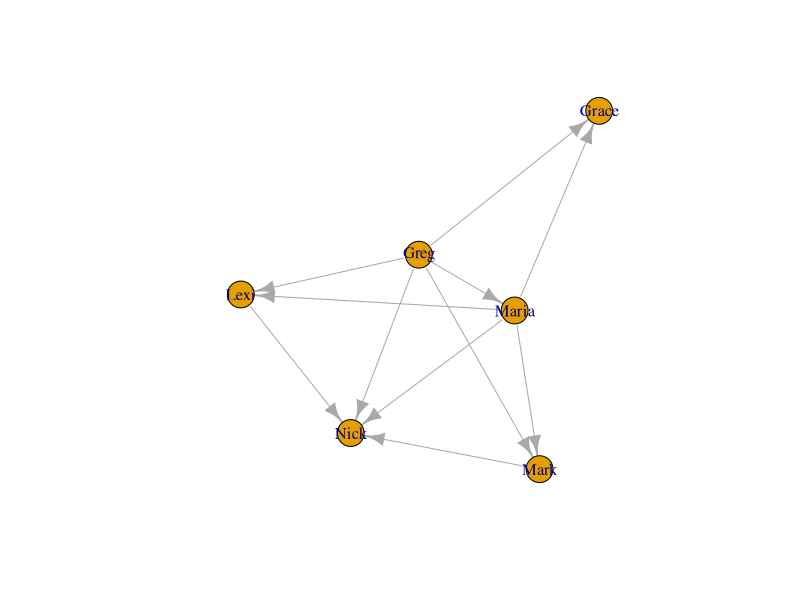
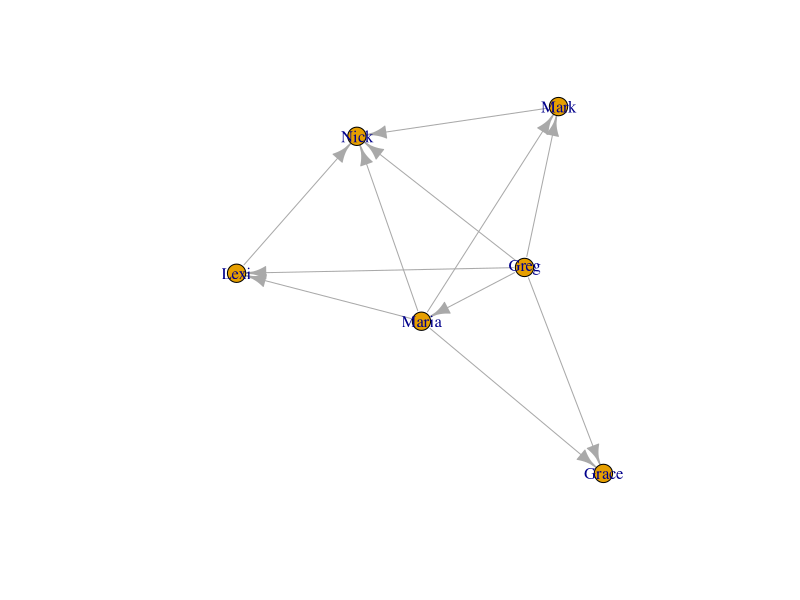
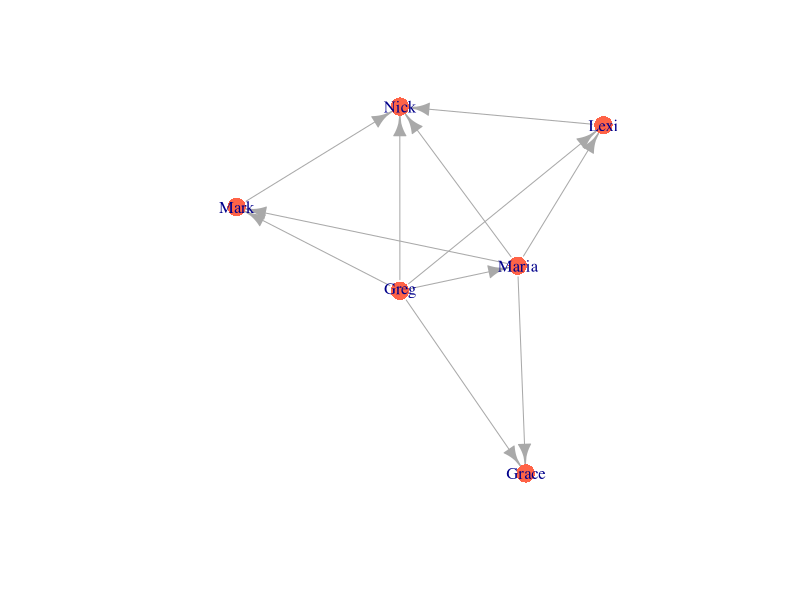
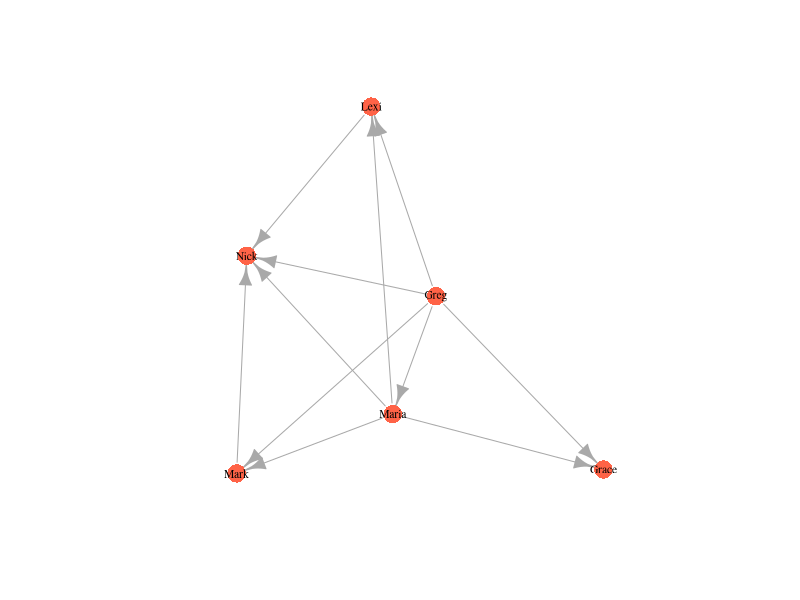
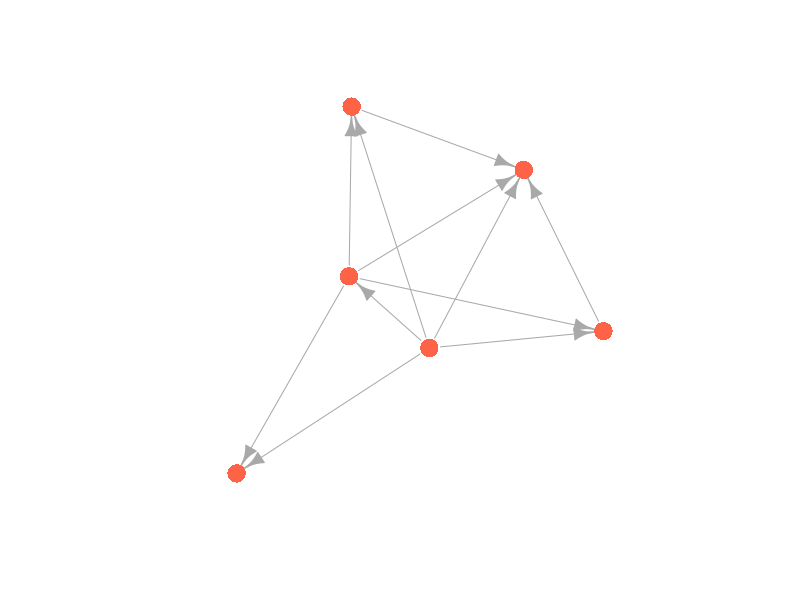
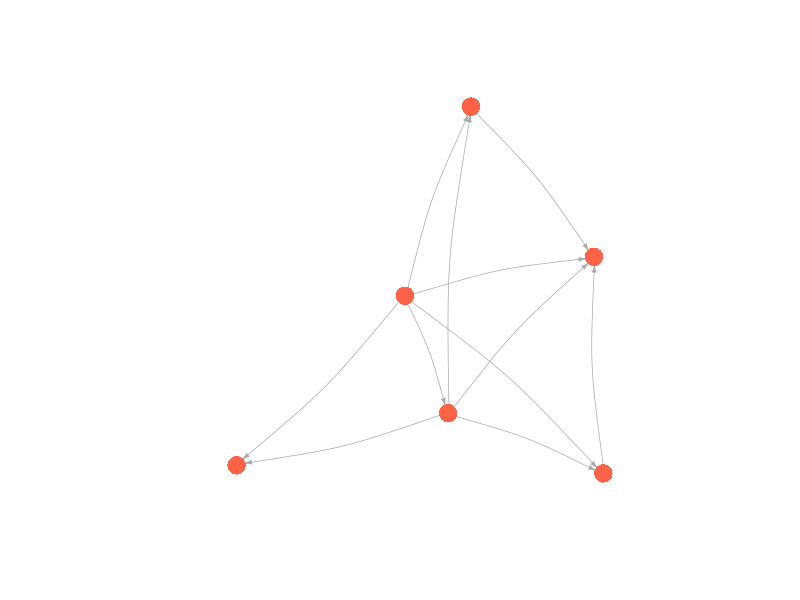
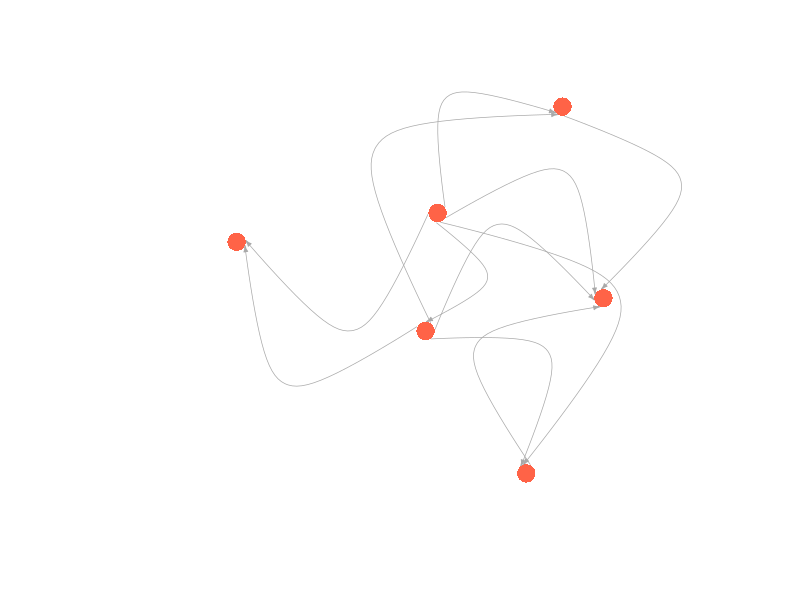
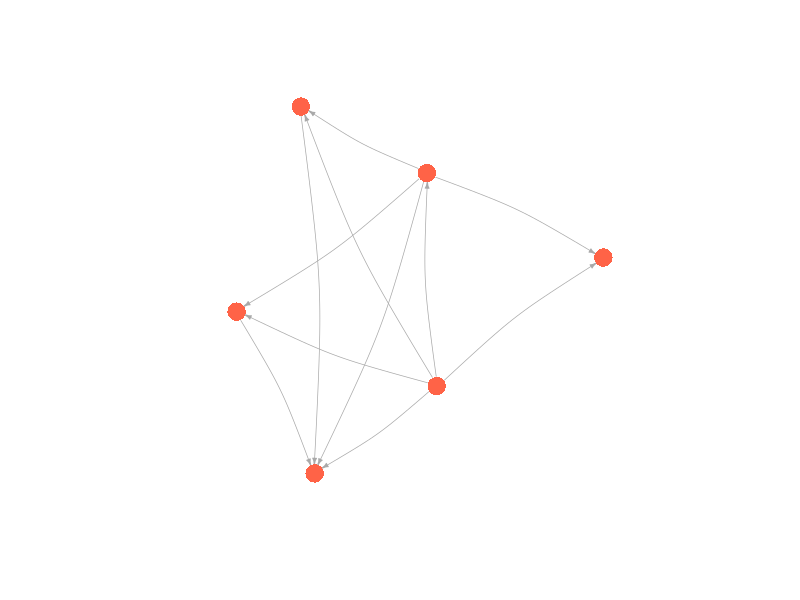

Write R code to recreate these figures, in order.
## ---- chunk 1
library(igraph)
money_edgelist <- read.csv("money_edgelist.csv", stringsAsFactors = F)
moneyNetwork <- graph.edgelist(as.matrix(money_edgelist), directed=TRUE)
## ---- chunk 2
plot(moneyNetwork)
## ---- chunk 3
plot(moneyNetwork, vertex.size = 10)
## ---- chunk 4
plot(moneyNetwork, vertex.size = 10, vertex.color = "tomato", vertex.frame.color = NA)
## ---- chunk 5
plot(moneyNetwork, vertex.size = 10, vertex.color = "tomato", vertex.frame.color = NA, vertex.label.cex = .7, vertex.label.color = "black")
## ---- chunk 6
plot(moneyNetwork, vertex.size = 10, vertex.color = "tomato", vertex.frame.color = NA, vertex.label = NA)
## ---- chunk 7
plot(moneyNetwork, vertex.size = 10, vertex.color = "tomato", vertex.frame.color = NA, vertex.label.cex = .7,  vertex.label = NA, edge.curved = .1, edge.arrow.size = .3, edge.width = .7)
## ---- chunk 8
plot(moneyNetwork, vertex.size = 10, vertex.color = "tomato", vertex.frame.color = NA, vertex.label.cex = .7,  vertex.label = NA, edge.curved = 1.7, edge.arrow.size = .3, edge.width = .7)
## ---- chunk 9
# first we run the layout function on our graph
kamadaLayout <- layout.kamada.kawai(moneyNetwork)

# and then we change the default layout setting to equal the layout we generated above
plot(moneyNetwork, layout = kamadaLayout, vertex.size = 10, vertex.color = "tomato", vertex.frame.color = NA, vertex.label.cex = .7,  vertex.label = NA, edge.curved = .1, edge.arrow.size = .3, edge.width = .7)
## ---- chunk 10
# first we run the layout function on our graph
fruchtermanLayout <- layout.fruchterman.reingold(moneyNetwork)

# and then we change the default layout setting to equal the layout we generated above
plot(moneyNetwork, layout = fruchtermanLayout, vertex.size = 10, vertex.color = "tomato", vertex.frame.color = NA, vertex.label.cex = .7, vertex.label = NA, edge.curved = .1, edge.arrow.size = .3, edge.width = .7)
## ---- chunk 11
attributes <- read.csv("attribute_df.csv", stringsAsFactors = F)
head(attributes)
## ---- chunk 12
# Change the names
V(moneyNetwork)$name = c("Bob", "Linda", "Elias", "Catherine", "Eloise", "Pumpkin")

# Print the node names to see that it worked!
print(V(moneyNetwork)$name)
## ---- chunk 13
V(moneyNetwork)$gender[1:6]
## ---- chunk 14
# Load in the edge list again
money_edgelist <- read.csv("money_edgelist.csv", stringsAsFactors = F)

# Load in the attributes again
attributes <- read.csv("attribute_df.csv", stringsAsFactors = F)

# Put them both in the network.
moneyNetwork <- graph_from_data_frame(money_edgelist, directed = T, vertices = attributes)
## ---- chunk 15
moneyNetwork
## ---- chunk 16
V(moneyNetwork)$Gender 
## ---- chunk 17
V(moneyNetwork)$color <- ifelse(V(moneyNetwork)$Gender == "Male", "dodgerblue3","seagreen")
## ---- chunk 18
plot(moneyNetwork, vertex.size = 10, vertex.frame.color = "black", vertex.label.cex = .7, vertex.label = NA, edge.curved = .1, edge.arrow.size = .3)
## ---- chunk 19
V(moneyNetwork)$color <- NA
V(moneyNetwork)$color <- ifelse(V(moneyNetwork)$Role == "Father", "burlywood1","tomato")
V(moneyNetwork)$color <- ifelse(V(moneyNetwork)$Role == "Mother", "seagreen", V(moneyNetwork)$color)
V(moneyNetwork)$color <- ifelse(V(moneyNetwork)$Role == "Son", "grey70", V(moneyNetwork)$color)

plot(moneyNetwork,vertex.size = 10, vertex.label.cex = .7, vertex.label = NA, edge.curved = .1, vertex.frame.color = "black", edge.arrow.size = .3, edge.width = .7, edge.color = "grey30")
## ---- chunk 20
V(moneyNetwork)$size = V(moneyNetwork)$Age/5

plot(moneyNetwork, vertex.label.cex = .7, vertex.label = NA, edge.curved = .1, vertex.frame.color = "black", edge.arrow.size = .3, edge.width = .7, edge.color = "grey30")
